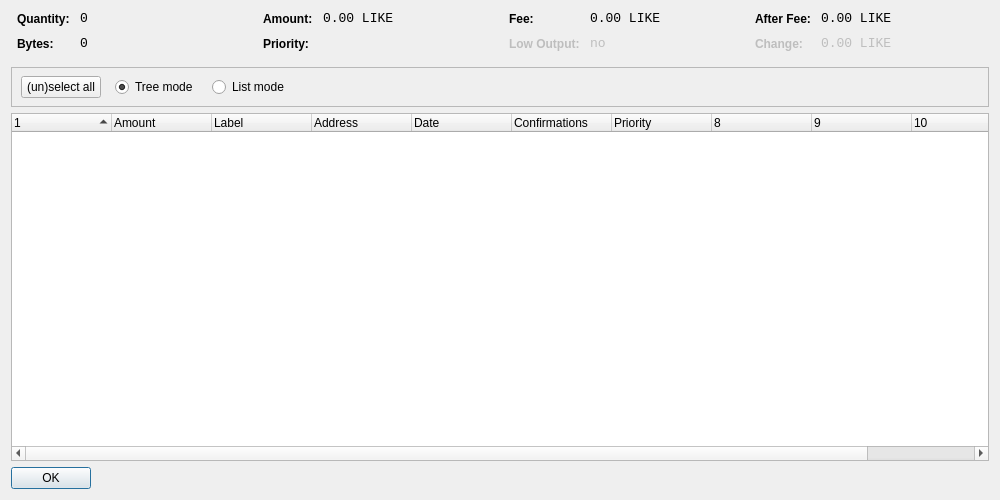
<?xml version="1.0" encoding="UTF-8"?>
<ui version="4.0">
 <class>CoinControlDialog</class>
 <widget class="QDialog" name="CoinControlDialog">
  <property name="geometry">
   <rect>
    <x>0</x>
    <y>0</y>
    <width>1000</width>
    <height>500</height>
   </rect>
  </property>
  <property name="windowTitle">
   <string>Coin Control</string>
  </property>
  <layout class="QVBoxLayout" name="verticalLayout">
   <item>
    <layout class="QHBoxLayout" name="horizontalLayoutTop" stretch="0,0,0,0">
     <property name="topMargin">
      <number>0</number>
     </property>
     <property name="bottomMargin">
      <number>10</number>
     </property>
     <item>
      <layout class="QFormLayout" name="formLayoutCoinControl1">
       <property name="horizontalSpacing">
        <number>10</number>
       </property>
       <property name="verticalSpacing">
        <number>10</number>
       </property>
       <property name="leftMargin">
        <number>6</number>
       </property>
       <property name="rightMargin">
        <number>6</number>
       </property>
       <item row="0" column="0">
        <widget class="QLabel" name="labelCoinControlQuantityText">
         <property name="styleSheet">
          <string notr="true">font-weight:bold;</string>
         </property>
         <property name="text">
          <string>Quantity:</string>
         </property>
        </widget>
       </item>
       <item row="0" column="1">
        <widget class="QLabel" name="labelCoinControlQuantity">
         <property name="font">
          <font>
           <family>Monospace</family>
           <pointsize>10</pointsize>
          </font>
         </property>
         <property name="cursor">
          <cursorShape>IBeamCursor</cursorShape>
         </property>
         <property name="contextMenuPolicy">
          <enum>Qt::ActionsContextMenu</enum>
         </property>
         <property name="text">
          <string notr="true">0</string>
         </property>
         <property name="textInteractionFlags">
          <set>Qt::LinksAccessibleByMouse|Qt::TextSelectableByKeyboard|Qt::TextSelectableByMouse</set>
         </property>
        </widget>
       </item>
       <item row="1" column="0">
        <widget class="QLabel" name="labelCoinControlBytesText">
         <property name="styleSheet">
          <string notr="true">font-weight:bold;</string>
         </property>
         <property name="text">
          <string>Bytes:</string>
         </property>
        </widget>
       </item>
       <item row="1" column="1">
        <widget class="QLabel" name="labelCoinControlBytes">
         <property name="font">
          <font>
           <family>Monospace</family>
           <pointsize>10</pointsize>
          </font>
         </property>
         <property name="cursor">
          <cursorShape>IBeamCursor</cursorShape>
         </property>
         <property name="contextMenuPolicy">
          <enum>Qt::ActionsContextMenu</enum>
         </property>
         <property name="text">
          <string notr="true">0</string>
         </property>
         <property name="textInteractionFlags">
          <set>Qt::LinksAccessibleByMouse|Qt::TextSelectableByKeyboard|Qt::TextSelectableByMouse</set>
         </property>
        </widget>
       </item>
      </layout>
     </item>
     <item>
      <layout class="QFormLayout" name="formLayoutCoinControl2">
       <property name="horizontalSpacing">
        <number>10</number>
       </property>
       <property name="verticalSpacing">
        <number>10</number>
       </property>
       <property name="leftMargin">
        <number>6</number>
       </property>
       <property name="rightMargin">
        <number>6</number>
       </property>
       <item row="0" column="0">
        <widget class="QLabel" name="labelCoinControlAmountText">
         <property name="styleSheet">
          <string notr="true">font-weight:bold;</string>
         </property>
         <property name="text">
          <string>Amount:</string>
         </property>
        </widget>
       </item>
       <item row="0" column="1">
        <widget class="QLabel" name="labelCoinControlAmount">
         <property name="font">
          <font>
           <family>Monospace</family>
           <pointsize>10</pointsize>
          </font>
         </property>
         <property name="cursor">
          <cursorShape>IBeamCursor</cursorShape>
         </property>
         <property name="contextMenuPolicy">
          <enum>Qt::ActionsContextMenu</enum>
         </property>
         <property name="text">
          <string notr="true">0.00 LIKE</string>
         </property>
         <property name="textInteractionFlags">
          <set>Qt::LinksAccessibleByMouse|Qt::TextSelectableByKeyboard|Qt::TextSelectableByMouse</set>
         </property>
        </widget>
       </item>
       <item row="1" column="0">
        <widget class="QLabel" name="labelCoinControlPriorityText">
         <property name="styleSheet">
          <string notr="true">font-weight:bold;</string>
         </property>
         <property name="text">
          <string>Priority:</string>
         </property>
        </widget>
       </item>
       <item row="1" column="1">
        <widget class="QLabel" name="labelCoinControlPriority">
         <property name="font">
          <font>
           <family>Monospace</family>
           <pointsize>10</pointsize>
          </font>
         </property>
         <property name="cursor">
          <cursorShape>IBeamCursor</cursorShape>
         </property>
         <property name="contextMenuPolicy">
          <enum>Qt::ActionsContextMenu</enum>
         </property>
         <property name="text">
          <string/>
         </property>
         <property name="textInteractionFlags">
          <set>Qt::LinksAccessibleByMouse|Qt::TextSelectableByKeyboard|Qt::TextSelectableByMouse</set>
         </property>
        </widget>
       </item>
      </layout>
     </item>
     <item>
      <layout class="QFormLayout" name="formLayoutCoinControl3">
       <property name="horizontalSpacing">
        <number>10</number>
       </property>
       <property name="verticalSpacing">
        <number>10</number>
       </property>
       <property name="leftMargin">
        <number>6</number>
       </property>
       <property name="rightMargin">
        <number>6</number>
       </property>
       <item row="0" column="0">
        <widget class="QLabel" name="labelCoinControlFeeText">
         <property name="styleSheet">
          <string notr="true">font-weight:bold;</string>
         </property>
         <property name="text">
          <string>Fee:</string>
         </property>
        </widget>
       </item>
       <item row="0" column="1">
        <widget class="QLabel" name="labelCoinControlFee">
         <property name="font">
          <font>
           <family>Monospace</family>
           <pointsize>10</pointsize>
          </font>
         </property>
         <property name="cursor">
          <cursorShape>IBeamCursor</cursorShape>
         </property>
         <property name="contextMenuPolicy">
          <enum>Qt::ActionsContextMenu</enum>
         </property>
         <property name="text">
          <string notr="true">0.00 LIKE</string>
         </property>
         <property name="textInteractionFlags">
          <set>Qt::LinksAccessibleByMouse|Qt::TextSelectableByKeyboard|Qt::TextSelectableByMouse</set>
         </property>
        </widget>
       </item>
       <item row="1" column="0">
        <widget class="QLabel" name="labelCoinControlLowOutputText">
         <property name="enabled">
          <bool>false</bool>
         </property>
         <property name="styleSheet">
          <string notr="true">font-weight:bold;</string>
         </property>
         <property name="text">
          <string>Low Output:</string>
         </property>
        </widget>
       </item>
       <item row="1" column="1">
        <widget class="QLabel" name="labelCoinControlLowOutput">
         <property name="enabled">
          <bool>false</bool>
         </property>
         <property name="font">
          <font>
           <family>Monospace</family>
           <pointsize>10</pointsize>
          </font>
         </property>
         <property name="cursor">
          <cursorShape>IBeamCursor</cursorShape>
         </property>
         <property name="contextMenuPolicy">
          <enum>Qt::ActionsContextMenu</enum>
         </property>
         <property name="text">
          <string notr="true">no</string>
         </property>
         <property name="textInteractionFlags">
          <set>Qt::LinksAccessibleByMouse|Qt::TextSelectableByKeyboard|Qt::TextSelectableByMouse</set>
         </property>
        </widget>
       </item>
      </layout>
     </item>
     <item>
      <layout class="QFormLayout" name="formLayoutCoinControl4">
       <property name="horizontalSpacing">
        <number>10</number>
       </property>
       <property name="verticalSpacing">
        <number>10</number>
       </property>
       <property name="leftMargin">
        <number>6</number>
       </property>
       <property name="rightMargin">
        <number>6</number>
       </property>
       <item row="0" column="0">
        <widget class="QLabel" name="labelCoinControlAfterFeeText">
         <property name="styleSheet">
          <string notr="true">font-weight:bold;</string>
         </property>
         <property name="text">
          <string>After Fee:</string>
         </property>
        </widget>
       </item>
       <item row="0" column="1">
        <widget class="QLabel" name="labelCoinControlAfterFee">
         <property name="font">
          <font>
           <family>Monospace</family>
           <pointsize>10</pointsize>
          </font>
         </property>
         <property name="cursor">
          <cursorShape>IBeamCursor</cursorShape>
         </property>
         <property name="contextMenuPolicy">
          <enum>Qt::ActionsContextMenu</enum>
         </property>
         <property name="text">
          <string notr="true">0.00 LIKE</string>
         </property>
         <property name="textInteractionFlags">
          <set>Qt::LinksAccessibleByMouse|Qt::TextSelectableByKeyboard|Qt::TextSelectableByMouse</set>
         </property>
        </widget>
       </item>
       <item row="1" column="0">
        <widget class="QLabel" name="labelCoinControlChangeText">
         <property name="enabled">
          <bool>false</bool>
         </property>
         <property name="styleSheet">
          <string notr="true">font-weight:bold;</string>
         </property>
         <property name="text">
          <string>Change:</string>
         </property>
        </widget>
       </item>
       <item row="1" column="1">
        <widget class="QLabel" name="labelCoinControlChange">
         <property name="enabled">
          <bool>false</bool>
         </property>
         <property name="font">
          <font>
           <family>Monospace</family>
           <pointsize>10</pointsize>
          </font>
         </property>
         <property name="cursor">
          <cursorShape>IBeamCursor</cursorShape>
         </property>
         <property name="contextMenuPolicy">
          <enum>Qt::ActionsContextMenu</enum>
         </property>
         <property name="text">
          <string notr="true">0.00 LIKE</string>
         </property>
         <property name="textInteractionFlags">
          <set>Qt::LinksAccessibleByMouse|Qt::TextSelectableByKeyboard|Qt::TextSelectableByMouse</set>
         </property>
        </widget>
       </item>
      </layout>
     </item>
    </layout>
   </item>
   <item>
    <widget class="QFrame" name="frame">
     <property name="minimumSize">
      <size>
       <width>0</width>
       <height>40</height>
      </size>
     </property>
     <property name="frameShape">
      <enum>QFrame::StyledPanel</enum>
     </property>
     <property name="frameLike">
      <enum>QFrame::Sunken</enum>
     </property>
     <widget class="QWidget" name="horizontalLayoutWidget">
      <property name="geometry">
       <rect>
        <x>10</x>
        <y>0</y>
        <width>781</width>
        <height>41</height>
       </rect>
      </property>
      <layout class="QHBoxLayout" name="horizontalLayoutPanel" stretch="0,0,0,0,0">
       <property name="spacing">
        <number>14</number>
       </property>
       <item>
        <widget class="QPushButton" name="pushButtonSelectAll">
         <property name="sizePolicy">
          <sizepolicy hsizetype="Maximum" vsizetype="Fixed">
           <horstretch>0</horstretch>
           <verstretch>0</verstretch>
          </sizepolicy>
         </property>
         <property name="text">
          <string>(un)select all</string>
         </property>
        </widget>
       </item>
       <item>
        <widget class="QRadioButton" name="radioTreeMode">
         <property name="sizePolicy">
          <sizepolicy hsizetype="Maximum" vsizetype="Fixed">
           <horstretch>0</horstretch>
           <verstretch>0</verstretch>
          </sizepolicy>
         </property>
         <property name="text">
          <string>Tree mode</string>
         </property>
         <property name="checked">
          <bool>true</bool>
         </property>
        </widget>
       </item>
       <item>
        <widget class="QRadioButton" name="radioListMode">
         <property name="sizePolicy">
          <sizepolicy hsizetype="Maximum" vsizetype="Fixed">
           <horstretch>0</horstretch>
           <verstretch>0</verstretch>
          </sizepolicy>
         </property>
         <property name="text">
          <string>List mode</string>
         </property>
        </widget>
       </item>
       <item>
        <spacer name="horizontalSpacer">
         <property name="orientation">
          <enum>Qt::Horizontal</enum>
         </property>
         <property name="sizeHint" stdset="0">
          <size>
           <width>40</width>
           <height>20</height>
          </size>
         </property>
        </spacer>
       </item>
      </layout>
     </widget>
    </widget>
   </item>
   <item>
    <widget class="CoinControlTreeWidget" name="treeWidget">
     <property name="contextMenuPolicy">
      <enum>Qt::CustomContextMenu</enum>
     </property>
     <property name="sortingEnabled">
      <bool>false</bool>
     </property>
     <property name="columnCount">
      <number>11</number>
     </property>
     <attribute name="headerShowSortIndicator" stdset="0">
      <bool>true</bool>
     </attribute>
     <attribute name="headerStretchLastSection">
      <bool>false</bool>
     </attribute>
     <column>
      <property name="text">
       <string/>
      </property>
     </column>
     <column>
      <property name="text">
       <string>Amount</string>
      </property>
     </column>
     <column>
      <property name="text">
       <string>Label</string>
      </property>
     </column>
     <column>
      <property name="text">
       <string>Address</string>
      </property>
     </column>
     <column>
      <property name="text">
       <string>Date</string>
      </property>
     </column>
     <column>
      <property name="text">
       <string>Confirmations</string>
      </property>
      <property name="toolTip">
       <string>Confirmed</string>
      </property>
     </column>
     <column>
      <property name="text">
       <string>Priority</string>
      </property>
     </column>
     <column>
      <property name="text">
       <string/>
      </property>
     </column>
     <column>
      <property name="text">
       <string/>
      </property>
     </column>
     <column>
      <property name="text">
       <string/>
      </property>
     </column>
     <column>
      <property name="text">
       <string/>
      </property>
     </column>
    </widget>
   </item>
   <item>
    <widget class="QDialogButtonBox" name="buttonBox">
     <property name="sizePolicy">
      <sizepolicy hsizetype="Maximum" vsizetype="Fixed">
       <horstretch>0</horstretch>
       <verstretch>0</verstretch>
      </sizepolicy>
     </property>
     <property name="orientation">
      <enum>Qt::Horizontal</enum>
     </property>
     <property name="standardButtons">
      <set>QDialogButtonBox::Ok</set>
     </property>
    </widget>
   </item>
  </layout>
 </widget>
 <customwidgets>
  <customwidget>
   <class>CoinControlTreeWidget</class>
   <extends>QTreeWidget</extends>
   <header>coincontroltreewidget.h</header>
  </customwidget>
 </customwidgets>
 <resources/>
 <connections/>
</ui>
